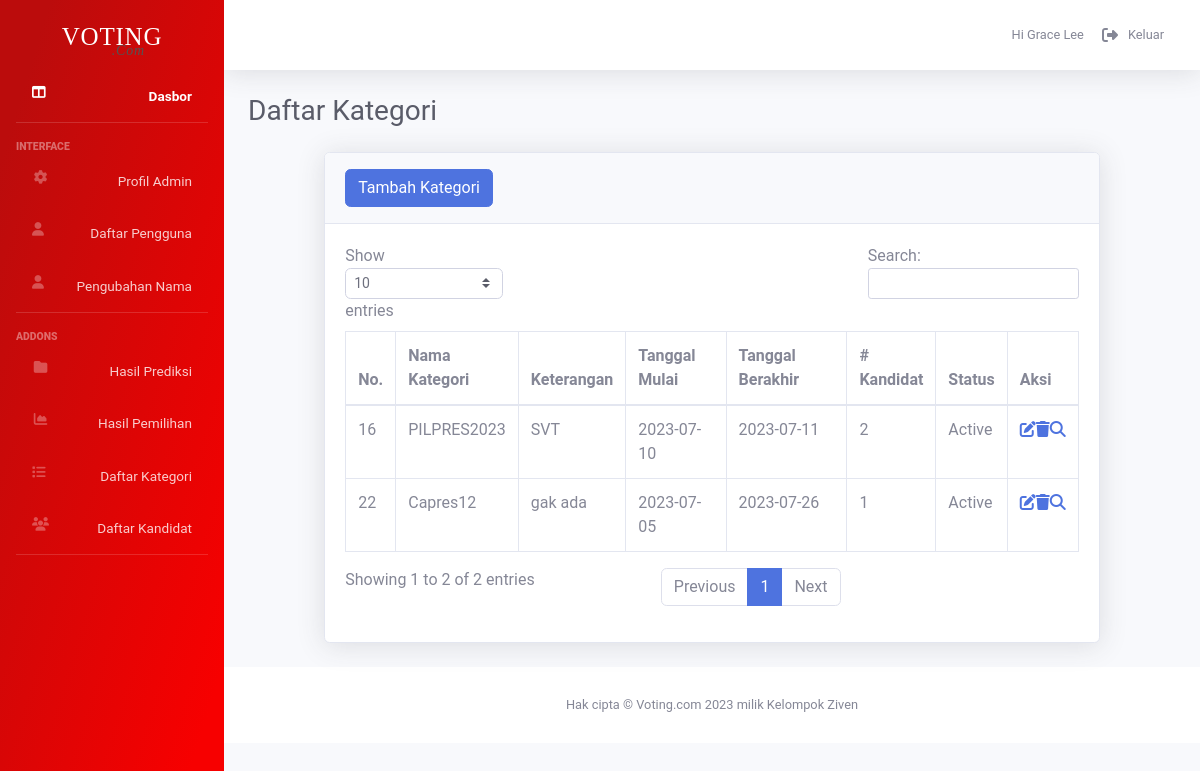
/admin/category.php (signed in), run on an earlier commit of the app's database.
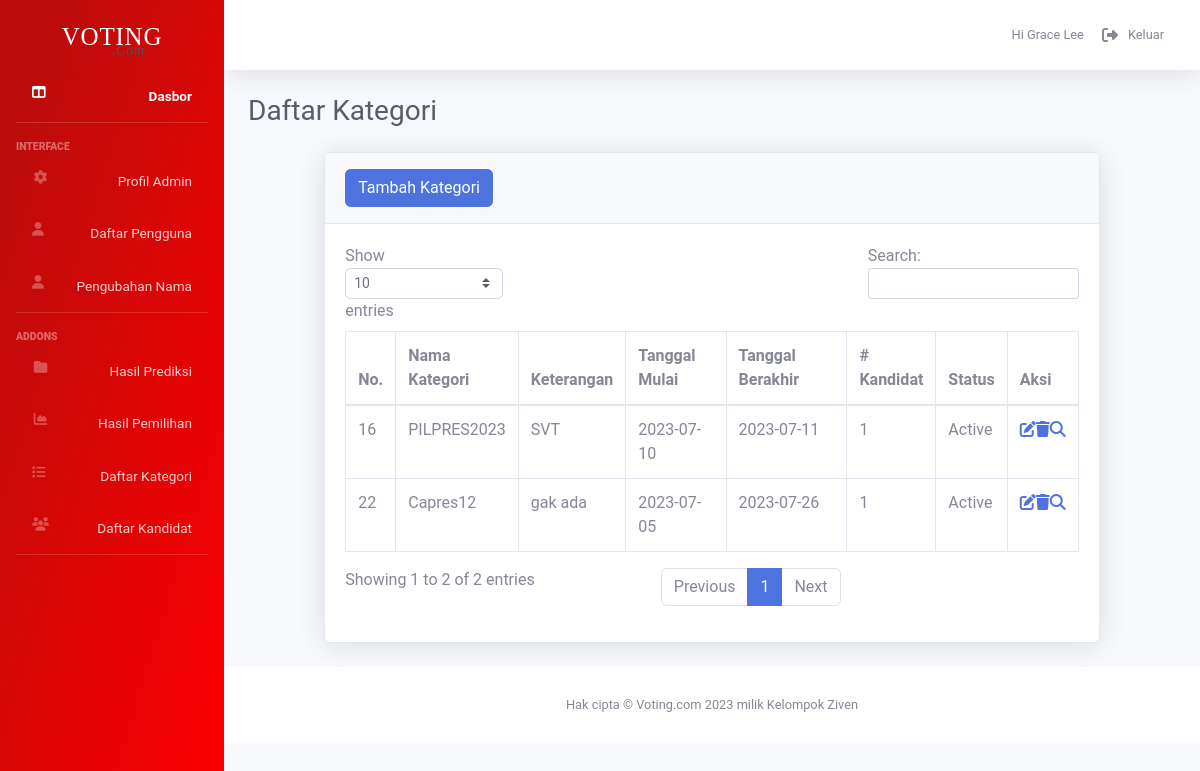
And on a later commit of the database.
### tables this page shows
CREATE TABLE `category` (
  `category_id` int(11) NOT NULL,
  `nama` varchar(100) DEFAULT NULL,
  `details` varchar(100) DEFAULT NULL,
  `start_tggl` date DEFAULT NULL,
  `end_tggl` date DEFAULT NULL,
  `voting_name` varchar(100) DEFAULT NULL,
  `jml_calon` varchar(100) DEFAULT NULL,
  `status` varchar(100) DEFAULT NULL,
  `nama_jabatan` varchar(100) DEFAULT NULL
);

### admin/category.php (the view, shortened to what this page needs)
<!DOCTYPE html>
<html lang="en">
<head>
    <link href="vendor/fontawesome-free/css/all.min.css" rel="stylesheet" type="text/css">
    <link rel="stylesheet" href="https://cdnjs.cloudflare.com/ajax/libs/font-awesome/6.1.1/css/all.min.css" type="text/css">
    <link href="../admin_component/css/adminboots.css" rel="stylesheet">
    <link href="../admin_component/css/custom/style.css" rel="stylesheet">
</head>
<?php include '../admin_component/php/connect.php';?>
<body id="page-top">
    <div id="wrapper">
    <?php  include '../admin_component/php/sidenav.php'; ?>
<div id="content-wrapper" class="d-flex flex-column">
<div id="content">
<?php  include '../admin_component/php/topbar.php'; ?>
    <div class="container-fluid">
        <div class="d-sm-flex align-items-center justify-content-between mb-4" style="display: grid;">
            <h1 class="h3 mb-0 text-gray-800">Daftar Kategori</h1>
        </div>
        <div class="row justify-content-center">
        <div class="card shadow mb-4">
                        <div class="card-header py-3">
                            <h6 class="m-0 font-weight-bold text-primary">
                                <a href="add_category.php"><input type="button" value="Tambah Kategori" class="btn btn-primary"></a>
                            </h6>
                        </div>
                        <div class="card-body">
                            <div class="table-responsive">
                                <table class="table table-bordered" id="dataTable" width="100%" cellspacing="0">
                                    <thead>
                                        <tr>
                                            <th>No.</th>
                                            <th>Nama Kategori</th>
                                            <th>Keterangan</th>
                                            <th>Tanggal Mulai</th>
                                            <th>Tanggal Berakhir</th>
                                            <th># Kandidat</th>
                                            <th>Status</th>
                                            <th>Aksi</th>
                                        </tr>
                                    </thead>
                                    <tbody>
<?php
    $query ="SELECT * FROM category";
    $select_category =  $connect->prepare($query);
    $select_category -> execute();
    if($select_category->rowCount()>0){
        while ($fetch_category = $select_category ->fetch(PDO::FETCH_ASSOC)){
            ?>
                        <tr>
                            <td><?=$fetch_category['category_id']?></td>
                            <td><?=$fetch_category['nama']?></td>
                            <td><?=$fetch_category['details']?></td>
                            <td><?=$fetch_category['start_tggl']?></td>
                            <td><?=$fetch_category['end_tggl']?></td>
                            <td><?=$fetch_category['jml_calon']?></td>
                            <td><?=$fetch_category['status']?></td>
                            <td><div class="action"><a href="update_category.php?update_category=<?=$fetch_category['category_id']?>"><i class="fa-solid fa-pen-to-square"></i></a><a href="category.php?delete_category=<?=$fetch_category['category_id']?>" class="" onclick="return confirm('Apakah Anda yakin akan menghapus kategori ini?');"><i class="fa-solid fa-trash"></i></a>
                            <a href="detail_category.php?detail_category=<?=$fetch_category['category_id']?>" class=""><i class="fa-solid fa-magnifying-glass"></i></a></div></td>
                    </tr>
            <?php
        }
    }
?>
                                    </tbody>
                                </table>
                            </div>
                        </div>
                    </div>
    </div>
</div>
<?php  include '../admin_component/php/footer.php'; ?>
</div>
</div>
</body>
</html>

What changed in the data, as far as the page shows it:
changed category "PILPRES2023": jml_calon "2" → "1"
